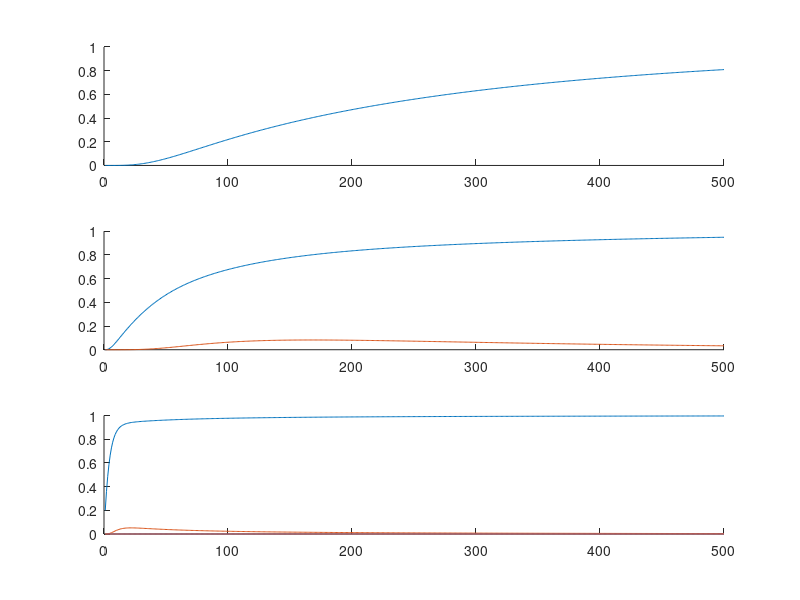
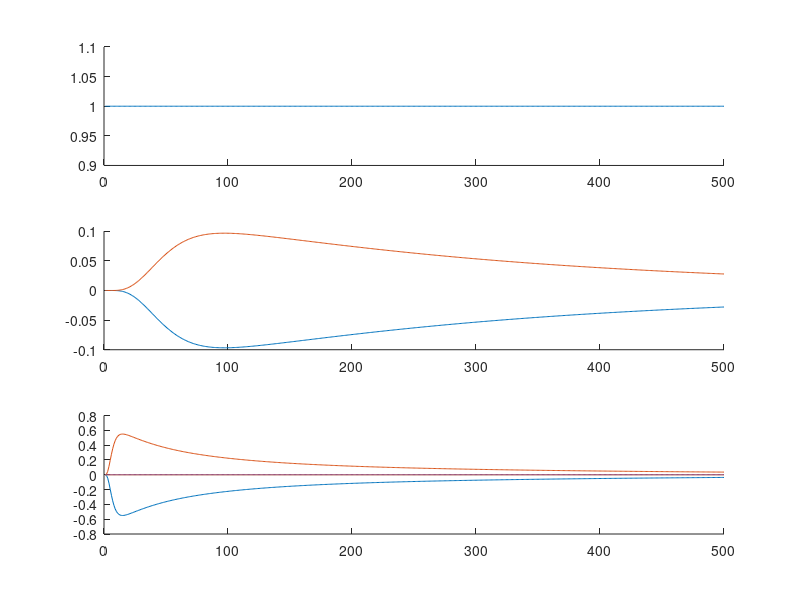

Reproduce these figures in MATLAB, in order.


% layers
l3 = 0;
l2 = [0 0];
l1 = [0 0 0 0];

% weights
w3 = 1;
w2 = [1 -1];
w1 = [1 -1 1 -1];

% prior
pr = 0;
%pr = 1;

% sensory input drive
y0 = [1 0 0 0];
%y0 = [0 0 0 0];

% brain state
a = [1, 0.1, 0.1];   % alpha
b = [1, 1, 1];       % lambda
% a = [0.001, 0.1, 1];
% b = [1, 1, 0.1];

% data range
dt = 1;
tau = 0.2;
r = 1:500;

% y
u31 = r;
u21 = r;
u22 = r;
u11 = r;
u12 = r;
u13 = r;
u14 = r;

% b
b31 = r;
b21 = r;
b22 = r;
b11 = r;
b12 = r;
b13 = r;
b14 = r;

% loop for time
for time = r
    % Energy function

    % Layer 1
    w0 = [1 1 1 1];
    Z1 = (y0 .* w0).^2;

    A1 = sum((l1 - Z1).^2);
    B1 = sum((l1 - pr).^2);
    E1 = a(1) * (b(1) * A1 + (1 - b(1)) * B1);


    % Layer 2

    Z2 = zeros(1, 2);
    Z2(1) = (l1(1) * w1(1) + l1(2) * w1(2))^2;
    Z2(2) = (l1(3) * w1(3) + l1(4) * w1(4))^2;

    A2 = sum((l2 - Z2).^2);
    B2 = sum((l2 - pr).^2);
    E2 = a(2) * (b(2) * A2 + (1 - b(2)) * B2);

    % Layer 3

    Z3 = (l2(1) * w2(1) + l2(2) * w2(2))^2;

    A3 = sum((l3 - Z3).^2);
    B3 = sum((l3 - pr).^2);
    E3 = a(3) * (b(3) * A3 + (1 - b(2)) * B3);

    E = [E1 E2 E3];
    %l1
    sum(E)

    %l3 = 

    %dEdZ ?
    %dZdy ?
    %dEdZ 
    %dZdy 

    % n = 6;
    % D = [0:2^n-1]';
    % B = rem(floor(D*pow2(-(n-1):0)),2);

    % dydt in the Energy function [2]

    % l1
    v2 = [0 0];
    v2(1) = w1(1) * l1(1) + w1(2) * l1(2);
    v2(2) = w1(3) * l1(3) + w1(4) * l1(4);
    
    f = l1 - Z1;
    
    % feed back drive
    zz1 = [0 0 0 0];
    zz1(1) = (l2(1) - Z2(1))  .* v2(1) .* w1(1);
    zz1(2) = (l2(1) - Z2(1))  .* v2(1) .* w1(2);
    zz1(3) = (l2(2) - Z2(2))  .* v2(2) .* w1(3);
    zz1(4) = (l2(2) - Z2(2))  .* v2(2) .* w1(4);
    
    % prior drive
    p = l1 - [pr pr pr pr]; 
    
    dy1dt = ...
        -a(1) * b(1) * f(1) + ...
        a(2) * b(2) * zz1(1) - ...
        a(1) * (1 - b(1)) * p(1);

    dy2dt = ...
        -a(1) * b(1) * f(2) + ...
        a(2) * b(2) * zz1(2) - ...
        a(1) * (1 - b(1)) * p(2);
    
    dy3dt = ...
        -a(1) * b(1) * f(3) + ...
        a(2) * b(2) * zz1(3) - ...
        a(1) * (1 - b(1)) * p(3);
    
    dy4dt = ...
        -a(1) * b(1) * f(4) + ...
        a(2) * b(2) * zz1(4) - ...
        a(1) * (1 - b(1)) * p(4);
    
    l1 = l1 + tau * dt * [dy1dt dy2dt dy3dt dy4dt];
    l1 = min(max(l1, 0), 1);
    
    u11(time) = l1(1);
    u12(time) = l1(2);
    u13(time) = l1(3);
    u14(time) = l1(4);
    
    b11(time) = zz1(1);
    b12(time) = zz1(2);
    b13(time) = zz1(3);
    b14(time) = zz1(4);
    
    
    % l2
    v3 = w2(1) * l2(1) + w2(2) * l2(2);
    
    f = l2 - Z2;
    
    % feed back drive
    zz2 = [0 0];
    zz2(1) = (l3 - Z3) .* v3 .* w2(1);
    zz2(2) = (l3 - Z3) .* v3 .* w2(2);
    
    % prior drive
    p = l2 - [pr pr]; 
    
    dy1dt = ...
        -a(2) * b(2) * f(1) + ...
        a(3) * b(3) * zz2(1) - ...
        a(2) * (1 - b(2)) * p(1);

    dy2dt = ...
        -a(2) * b(2) * f(2) + ...
        a(3) * b(3) * zz2(2) - ...
        a(2) * (1 - b(2)) * p(2);
    
    l2 = l2 + tau * dt * [dy1dt dy2dt];
    l2 = min(max(l2, 0), 1);
    
    u21(time) = l2(1);
    u22(time) = l2(2);
    
    b21(time) = zz2(1);
    b22(time) = zz2(2);
    
    % l3
    
    f = l3 - Z3;
    
    zz3 = 1; %(l3 - Z3) .* v3 .* w2(1);
    
    dydt = ...
        -a(3) * b(3) * f + ...
        0 - ...
        a(3) * (1 - b(3)) * (l3 - 0); % pr = 1
    
    l3 = l3 + tau * dt * dydt;
    l3 = min(max(l3, 0), 1);
    %l3
    
    u31(time) = l3;
    b31(time) = zz3;
    
end

% y-value of all neurons
figure

subplot(3,1,1)
hold on
plot(r, u31);

subplot(3,1,2)
hold on
plot(r, u21);
plot(r, u22);

subplot(3,1,3)
hold on
plot(r, u11);
plot(r, u12);
plot(r, u13);
plot(r, u14);

% b-value (feedback drive)
figure

subplot(3,1,1)
hold on
plot(r, b31);

subplot(3,1,2)
hold on
plot(r, b21);
plot(r, b22);

subplot(3,1,3)
hold on
plot(r, b11);
plot(r, b12);
plot(r, b13);
plot(r, b14);

% (f)

